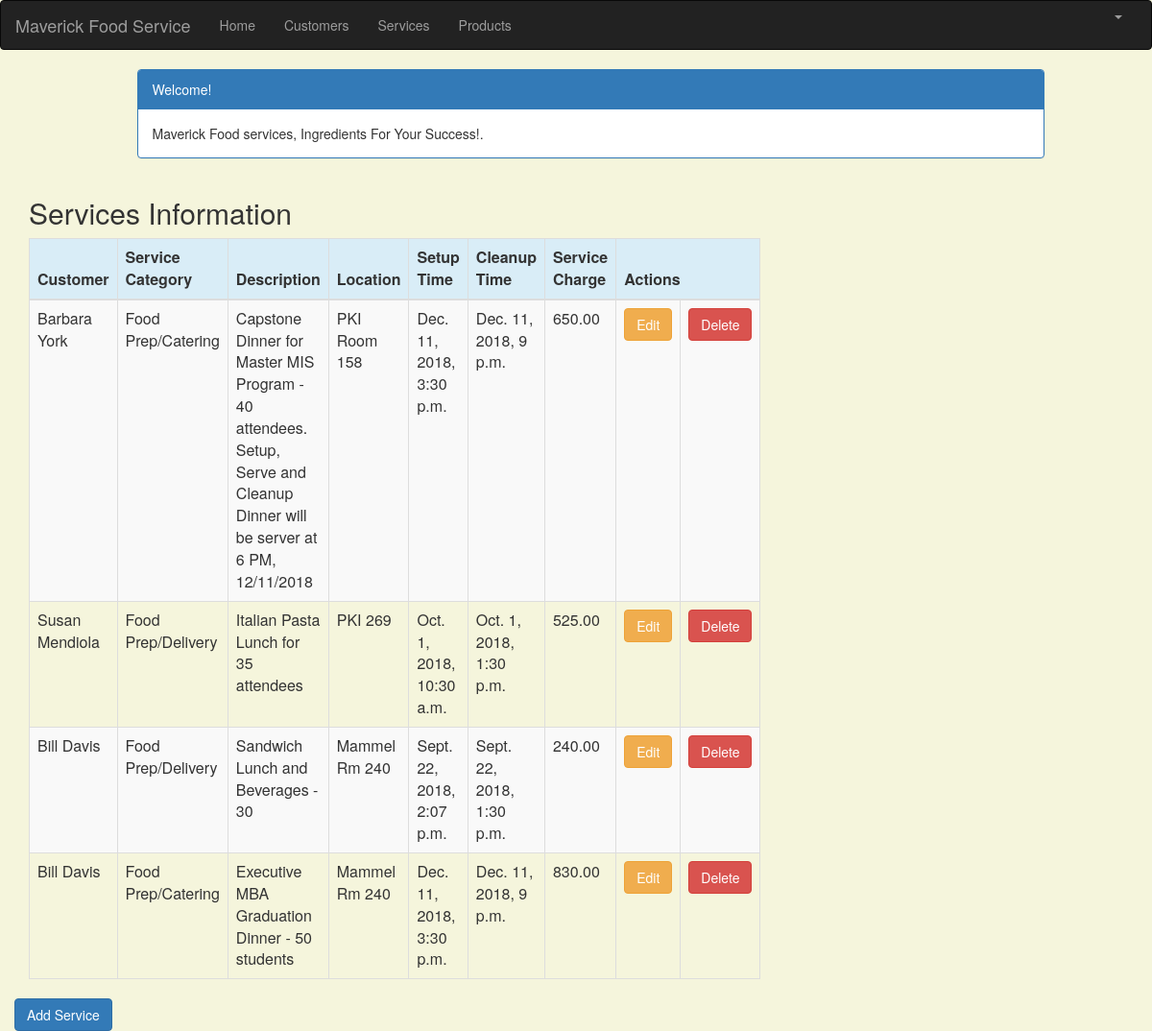
Screenshot of /service_list (signed in) with the database file from the repository.
### crm/models.py (models this page shows, shortened)
class Service(models.Model):
    cust_name = models.ForeignKey(Customer, on_delete=models.CASCADE, related_name='services')
    service_category = models.CharField(max_length=100)
    description = models.TextField()
    location = models.CharField(max_length=200)
    setup_time = models.DateTimeField(
        default=timezone.now)
    cleanup_time = models.DateTimeField(
        default=timezone.now)
    service_charge = models.DecimalField(max_digits=10, decimal_places=2)
    created_date = models.DateTimeField(
        default=timezone.now)
    updated_date = models.DateTimeField(auto_now_add=True)

class Customer(models.Model):
    cust_name = models.CharField(max_length=50)
    organization = models.CharField(max_length=100, blank=True)
    role = models.CharField(max_length=100)
    email = models.EmailField(max_length=100)
    bldgroom = models.CharField(max_length=100)
    address = models.CharField(max_length=200)
    account_number = models.IntegerField(blank=False, null=False)
    city = models.CharField(max_length=50)
    state = models.CharField(max_length=50)
    zipcode = models.CharField(max_length=10)
    phone_number = models.CharField(max_length=50)
    created_date = models.DateTimeField(
        default=timezone.now)
    updated_date = models.DateTimeField(auto_now_add=True)
    def __str__(self):
        return str(self.cust_name)

### crm/views.py (the view)
# urls.py: path('service_list', views.service_list, name='service_list'),
@login_required
def service_list(request):
    services = Service.objects.filter(created_date__lte=timezone.now())
    return render(request, 'crm/service_list.html', {'services': services})

### crm/templates/crm/service_list.html (shortened to what this page needs)
{% extends 'crm/base.html' %}
{% block content %}
    <html>
    <head>
        <link rel="stylesheet" href="https://maxcdn.bootstrapcdn.com/bootstrap/3.3.4/css/bootstrap.min.css">
    </head>
    <body>
    <div class="container">
        <div class="row">
            <div class="col-md-10 col-md-offset-1">
                <div class="panel panel-primary">
                    <div class="panel-heading">Welcome!</div>
                    <div class="panel-body">
                        Maverick Food services, Ingredients For Your Success!.
                    </div>
                </div>
            </div>
        </div>
    </div>
    <div class="row">
        <h2 style="padding-left: 15Px">Services Information</h2>
    </div>
    <div>
        <table class="table table-striped table-bordered table-hover">
            <thead>
            <tr class="bg-info">
                <th>Customer</th>
                <th>Service Category</th>
                <th>Description</th>
                <th>Location</th>
                <th>Setup Time</th>
                <th>Cleanup Time</th>
                <th>Service Charge</th>
                <th colspan="3">Actions</th>
            </tr>
            </thead>
            <tbody>
            {% for service in services %}
                <tr>
                    <td>{{ service.cust_name }}</td>
                    <td>{{ service.service_category }}</td>
                    <td>{{ service.description }}</td>
                    <td>{{ service.location }}</td>
                    <td>{{ service.setup_time }}</td>
                    <td>{{ service.cleanup_time }}</td>
                    <td>{{ service.service_charge }}</td>
                    <td><a href="{% url 'crm:service_edit' pk=service.pk %}"
                           class="btn btn-warning">Edit</a></td>
                    <td><a href="{% url 'crm:service_delete' pk=service.pk %}"
                           onclick="return confirm('Are you sure you want to delete?')"
                           class="btn btn-danger">Delete</a>
                    </td>
                </tr>
            {% endfor %}
            </tbody>
        </table>
        <div class="row">
         <a href="{% url 'crm:service_new' %}" class="row"><span
                    class="btn btn-primary">Add Service</span></a>
     </div>
    </div>
    </body>
    </html>
{% endblock %}

### crm/templates/crm/base.html (shortened to what this page needs)
{% load staticfiles %}
<html lang="en">
<head>
    <link rel="stylesheet" href="https://maxcdn.bootstrapcdn.com/bootstrap/3.3.7/css/bootstrap.min.css">
</head>
<body id="app-layout">
<nav class="navbar navbar-inverse">
    <div class="container-fluid">
        <div class="navbar-header">
            <a class="navbar-brand" href="/">
                Maverick Food Service
            </a>
        </div>
        <div class="collapse navbar-collapse" id="myNavbar">
            <ul class="nav navbar-nav">
                <li><a href="{% url 'crm:home' %}">Home</a></li>
                <li><a href="{% url 'crm:customer_list' %}">Customers</a></li>
                <li><a href="{% url 'crm:service_list' %}">Services</a></li>
                <li><a href="{% url 'crm:product_list' %}">Products</a></li>
            </ul>
            <ul class="nav navbar-nav navbar-right">
                {% if user.is_authenticated %}
                    <li class="dropdown">
                        <a href="#" class="dropdown-toggle" data-toggle="dropdown" role="button" aria-expanded="false">
                            <span class="caret"></span>
                        </a>
                    </li>
                {% else %}
                    <li><a href="{% url 'login' %}"><span class="glyphicon glyphicon-log-in"></span> Login</a></li>
                {% endif %}
            </ul>
        </div>
    </div>
</nav>
<div class="content container">
    <div class="row">
        <div class="col-md-8">
            {% block content %}{% endblock %}
        </div>
    </div>
</body>
</html>

### crm/templates/crm/base.html (style rules this page uses)
.navbar { margin-bottom: 0; border-radius: 0; }

### crm/templates/crm/service_list.html (style rules this page uses)
body { background-color: beige; }

### rows the page displays
Service: cust_name "Barbara York", service_category "Food Prep/Catering", description "Capstone Dinner for Master MIS Program - 40 attendees. Setup, Serve and Cleanup Dinner will be server at 6 PM, 12/11/2018", location "PKI Room 158", setup_time "Dec. 11, 2018, 3:30 p.m.", cleanup_time "Dec. 11, 2018, 9 p.m.", service_charge "650.00"
Service: cust_name "Susan Mendiola", service_category "Food Prep/Delivery", description "Italian Pasta Lunch for 35 attendees", location "PKI 269", setup_time "Oct. 1, 2018, 10:30 a.m.", cleanup_time "Oct. 1, 2018, 1:30 p.m.", service_charge "525.00"
Service: cust_name "Bill Davis", service_category "Food Prep/Delivery", description "Sandwich Lunch and Beverages - 30", location "Mammel Rm 240", setup_time "Sept. 22, 2018, 2:07 p.m.", cleanup_time "Sept. 22, 2018, 1:30 p.m.", service_charge "240.00"
Service: cust_name "Bill Davis", service_category "Food Prep/Catering", description "Executive MBA Graduation Dinner - 50 students", location "Mammel Rm 240", setup_time "Dec. 11, 2018, 3:30 p.m.", cleanup_time "Dec. 11, 2018, 9 p.m.", service_charge "830.00"
